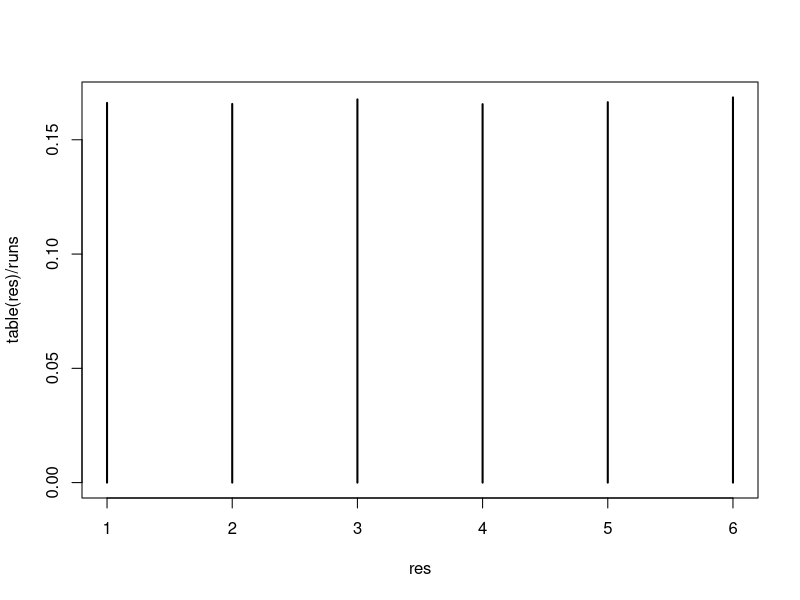
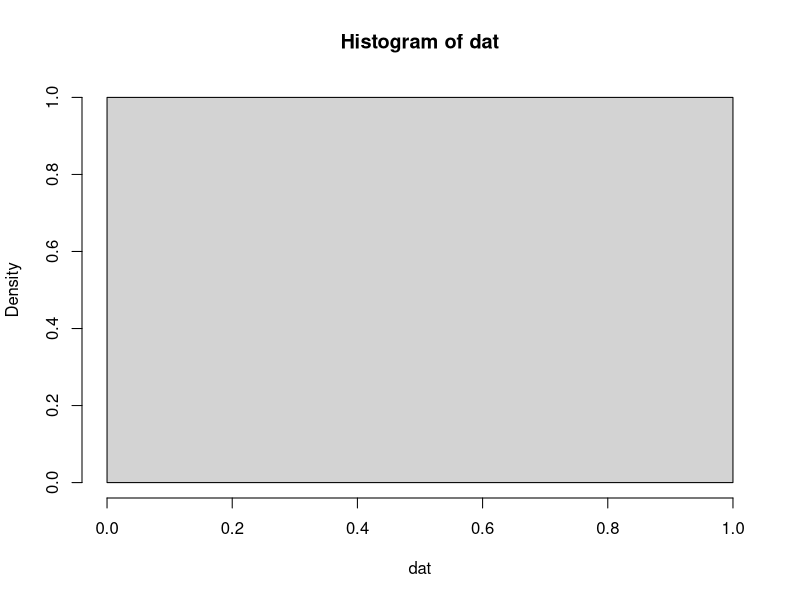
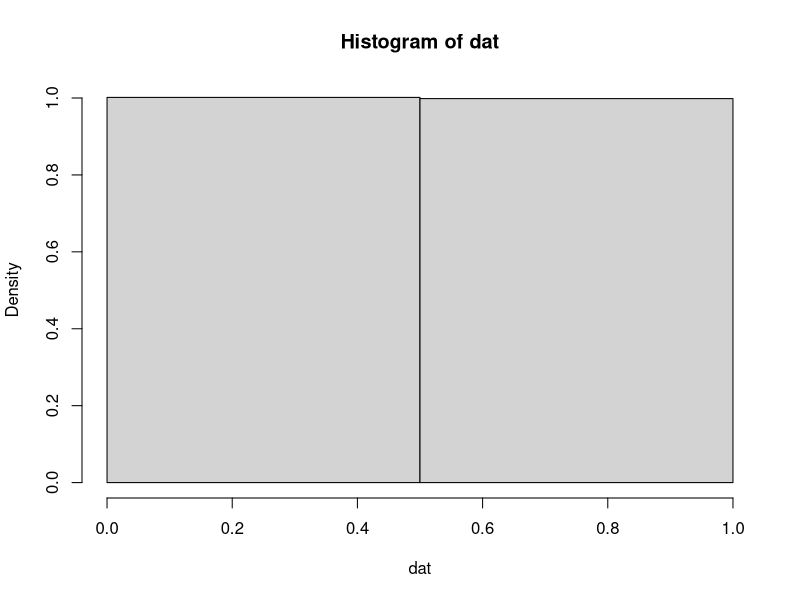
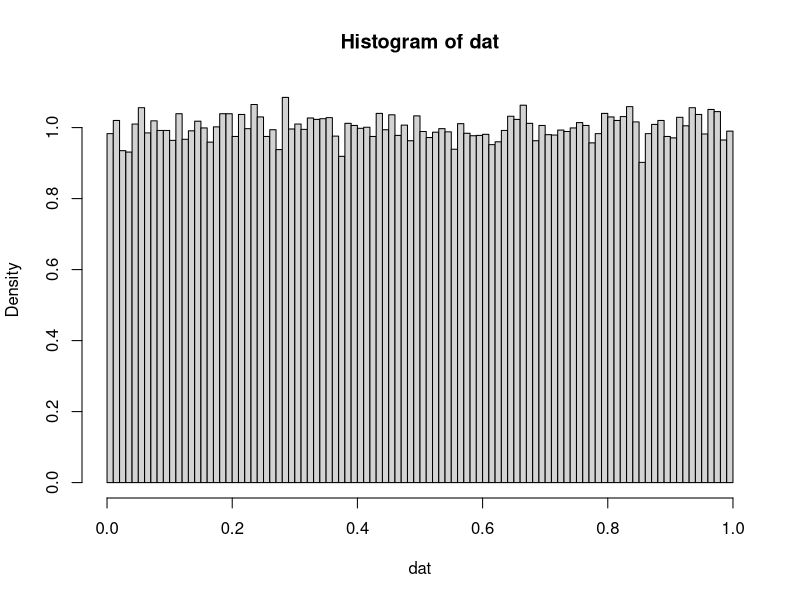
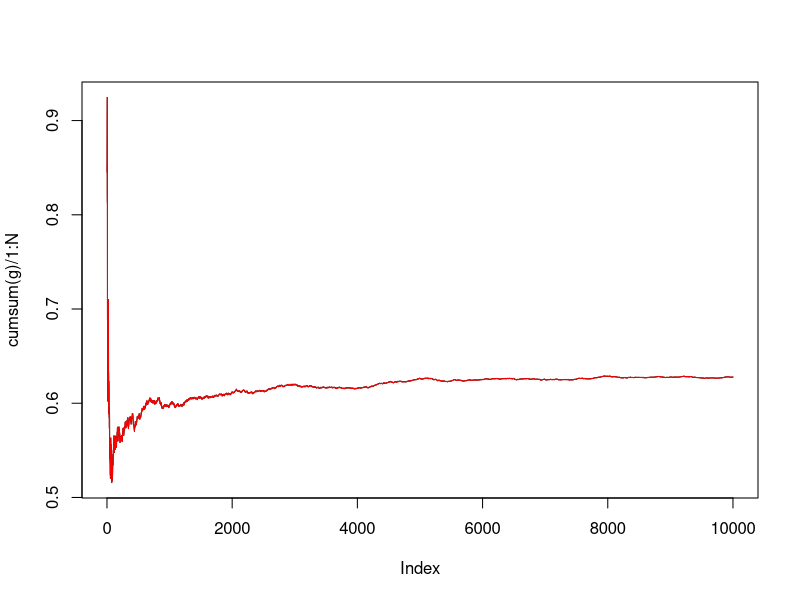
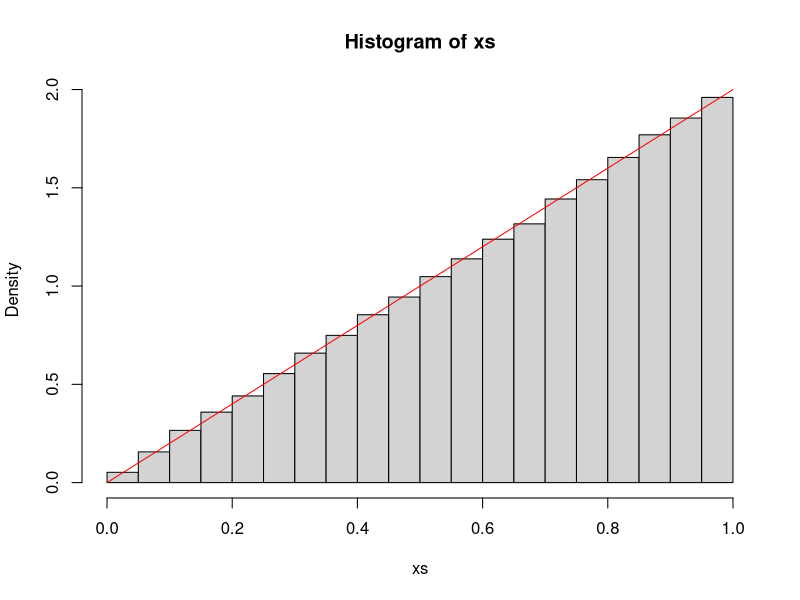
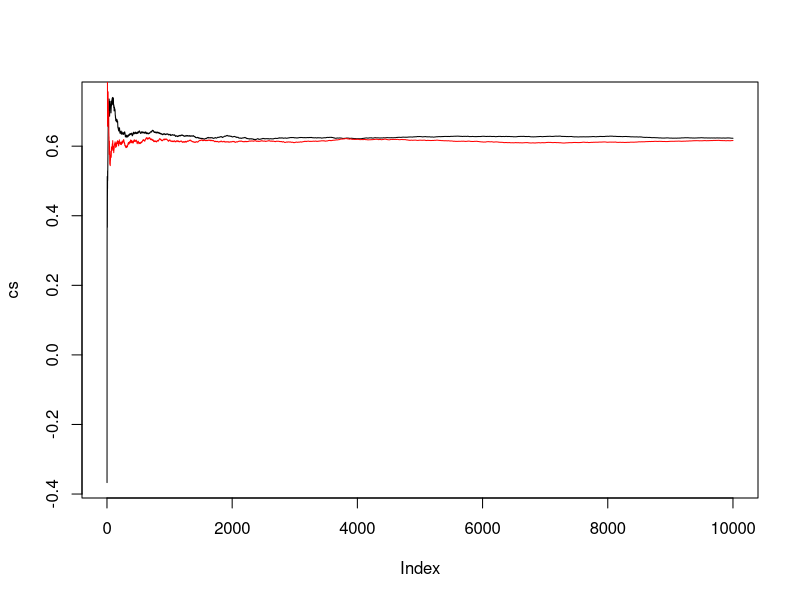

R code for these plots, in order:
runs = 100000
res = sample(1:6, runs, replace = TRUE)
table(res)
plot(table(res)/runs)
table(res)/runs

dat = runif(100000, 0,1) #1000 Zahlen zwischen 0 und 6
hist(dat, freq = FALSE, breaks = 1)
hist(dat, freq = FALSE, breaks = 2)
hist(dat, freq = FALSE, breaks = 100)

N = 10000
x = runif(N, 0, 1)
g = sin(exp(x) + sin(x))
plot(cumsum(g) / 1:N, type='l')
lines(cumsum(g) / 1:N, col='red')
# Simulation von Daten aus einer Dreiecksverteilung
# Dies ist nicht Teil der Vorlesung
rdreieck = function(n){
  return (sqrt(runif(n)))
}

# Glückspiel
# X ~ Dreiecksverteilung
xs = rdreieck(100000)
hist(xs, freq = FALSE)
curve(2*x,0,1, add=TRUE, col='red')

mean(xs^2) #0.67
var(xs) #0.05




N = 10000
xs = runif(N,0,1)
mean(sin(exp(xs)+sin(xs))) #0.6218743
# Erwartungswert fuer N->Infty
x = sin(exp(xs)+sin(xs))
cs = cumsum(x) / (1:N)
plot(cs, type = 'l')


xs = runif(N,0,1)
cs = cumsum(sin(exp(xs)+sin(xs)))/1:N
lines(cs, type = 'l', col='red')
